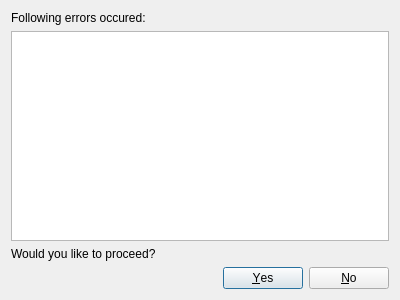
<?xml version="1.0" encoding="UTF-8"?>
<ui version="4.0">
 <class>ErrorsConfirmDialog</class>
 <widget class="QDialog" name="ErrorsConfirmDialog">
  <property name="geometry">
   <rect>
    <x>0</x>
    <y>0</y>
    <width>400</width>
    <height>300</height>
   </rect>
  </property>
  <property name="windowTitle">
   <string>Errors</string>
  </property>
  <layout class="QVBoxLayout" name="verticalLayout">
   <item>
    <widget class="QLabel" name="topLabel">
     <property name="text">
      <string>Following errors occured:</string>
     </property>
    </widget>
   </item>
   <item>
    <widget class="QListWidget" name="list">
     <property name="wordWrap">
      <bool>true</bool>
     </property>
    </widget>
   </item>
   <item>
    <widget class="QLabel" name="bottomLabel">
     <property name="text">
      <string>Would you like to proceed?</string>
     </property>
    </widget>
   </item>
   <item>
    <widget class="QDialogButtonBox" name="buttonBox">
     <property name="orientation">
      <enum>Qt::Horizontal</enum>
     </property>
     <property name="standardButtons">
      <set>QDialogButtonBox::No|QDialogButtonBox::Yes</set>
     </property>
    </widget>
   </item>
  </layout>
 </widget>
 <resources/>
 <connections>
  <connection>
   <sender>buttonBox</sender>
   <signal>accepted()</signal>
   <receiver>ErrorsConfirmDialog</receiver>
   <slot>accept()</slot>
   <hints>
    <hint type="sourcelabel">
     <x>248</x>
     <y>254</y>
    </hint>
    <hint type="destinationlabel">
     <x>157</x>
     <y>274</y>
    </hint>
   </hints>
  </connection>
  <connection>
   <sender>buttonBox</sender>
   <signal>rejected()</signal>
   <receiver>ErrorsConfirmDialog</receiver>
   <slot>reject()</slot>
   <hints>
    <hint type="sourcelabel">
     <x>316</x>
     <y>260</y>
    </hint>
    <hint type="destinationlabel">
     <x>286</x>
     <y>274</y>
    </hint>
   </hints>
  </connection>
 </connections>
</ui>
